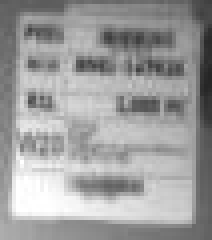
#> input picture train/data/true/data08.JPG, 53 x 60 px (shown 4 times larger)
$ python -i gtcfeat.py   (imports and definitions only)
#> lines starting #> are read from the running program, lines starting #| are printed output that depends on the picture
#> further down, picture is the input picture: shape (60, 53, 3); min 37, max 255, mean 157.8
import cv2
from skimage.feature import hog
import numpy as np
import os

def getFeat(img, algorithm = 'histogram', masksize = (32, 32)):
#> called with algorithm = 'histogram', masksize = (32, 32)
    maskRows = masksize[0]
    maskCols = masksize[1]

    img = cv2.cvtColor(img, cv2.COLOR_RGB2GRAY)
    img = cv2.resize(img, dsize = (maskRows, maskCols), interpolation=cv2.INTER_CUBIC)
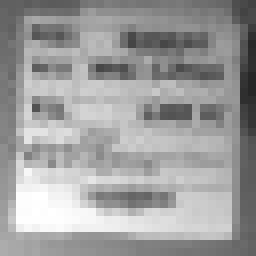
#> img: shape (32, 32) (shown 8 times larger); min 38, max 255, mean 157.5

    if algorithm == 'histogram' :
        row_feat = [ 0 ] * maskRows
        col_feat = [ 0 ] * maskCols
        for r in range(maskRows):
            for c in range(maskCols):
                row_feat[r] += img[r][c]
                col_feat[c] += img[r][c]
#> after the loop, col_feat = 32 values, max 6188 at index 3, min 2279 at index 31, mean 5041.5; row_feat = 32 values, max 6950 at index 27, min 3365 at index 0, mean 5041.5
        for r in range(maskRows):
            row_feat[r] /= float(maskCols*255)
#> after the loop, row_feat = 32 values, max 0.852 at index 27, min 0.412 at index 0, mean 0.618
        for c in range(maskCols):
            col_feat[c] /= float(maskRows*255)
#> after the loop, col_feat = 32 values, max 0.758 at index 3, min 0.279 at index 31, mean 0.618

        return row_feat + col_feat

    elif algorithm == 'lbp':
        lbp_feat = [0] * 256
        for r in range(1, maskRows-1):
            for c in range(1, maskCols-1):
                lbp_value = 0
                for dr in range(-1, 2):
                    for dc in range(-1, 2):
                        if dr == 0 and dc == 0:
                            continue
                        #lbp_value *= 2
                        if img[r+dr][c+dc] > img[r][c] :
                            lbp_value += 1
                lbp_feat[ lbp_value ] += 1

        total = (maskCols-1)*(maskRows-1)
        for i in range(256):
            lbp_feat[i] /= float(total)

        return lbp_feat

    elif algorithm == 'mct':
        lbp_feat = [0] * 1023
        for r in range(0, maskRows):
            for c in range(0, maskCols):
                for dr in range(-1, 2):
                    for dc in range(-1, 2):
                        if r+dr < 0 or c+dc < 0 or r+dr >= maskRows or c+dc >= maskCols:
                            continue
                        if img[r+dr][c+dc] > img[r][c] and r*maskRows+c < 1023:
                            lbp_feat[r*maskRows+c] += 1

        total = maskCols * maskRows
        for i in range(1023):
            lbp_feat[i] /= float(total)

        return lbp_feat

    elif algorithm == 'hog':
        fd, hog_img = hog(img, orientations=8, pixels_per_cell=(16, 16), cells_per_block=(1, 1), visualise=True)

        return np.resize(hog_img, -1)

    elif algorithm == 'surf':
        pass

    return None

def getDistance(feat1, feat2, algorithm='ssd'):
    if algorithm == 'ssd':
        ssd = 0
        dim = len(feat1)
        for i in range(dim):
            dd = feat1[i] - feat2[i]
            ssd += dd * dd
        return ssd

    return None

def isTargetPattern(img, masksize = (48, 48)):
    maskRows = maskSize[0]
    maskCols = maskSize[1]
    img = cv2.cvtColor(img, cv2.COLOR_RGB2GRAY)
    img = cv2.resize(img, dsize = (maskRows, maskCols), interpolation=cv2.INTER_CUBIC)

# [12 lines not run here, left out]


>>> import cv2
>>> picture = cv2.cvtColor(cv2.imread('../data/true/data08.JPG'), cv2.COLOR_BGR2RGB)
>>> result = getFeat(picture)
#> result = 64 values, max 0.852 at index 27, min 0.279 at index 63, mean 0.618
